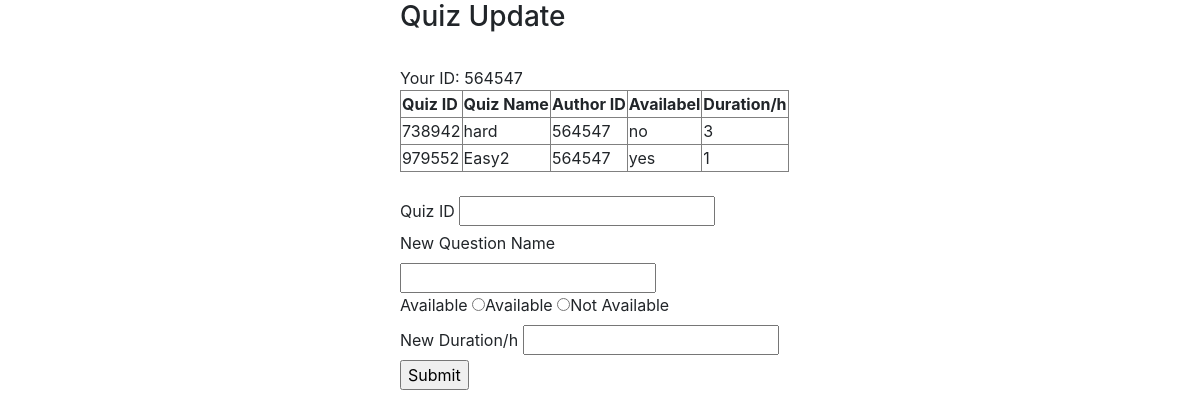
/php/update_quiz.php?username=mohan, run on the app's committed database.
### tables this page shows
CREATE TABLE `Author` (
  `Author_ID` int NOT NULL,
  `Author_name` varchar(30) NOT NULL,
  `Username` varchar(15) NOT NULL,
  PRIMARY KEY (`Author_ID`,`Username`),
  UNIQUE KEY `Author_ID` (`Author_ID`,`Username`),
  KEY `Username` (`Username`)
);

CREATE TABLE `Quiz` (
  `Quiz_ID` int NOT NULL,
  `Quiz_name` varchar(20) DEFAULT NULL,
  `Author_ID` int NOT NULL,
  `Quiz_Available` varchar(20) NOT NULL,
  `Quiz_Duration` varchar(20) DEFAULT NULL,
  PRIMARY KEY (`Quiz_ID`),
  UNIQUE KEY `Quiz_ID` (`Quiz_ID`),
  KEY `Author_ID` (`Author_ID`),
  CONSTRAINT `Quiz_ibfk_1` FOREIGN KEY (`Author_ID`) REFERENCES `Author` (`Author_ID`)
);

### php/update_quiz.php (the view, shortened to what this page needs)
<!DOCTYPE html>
<html lang="en">
<head>
    <link rel="stylesheet" href="https://stackpath.bootstrapcdn.com/bootstrap/4.4.1/css/bootstrap.min.css">
</head>
<body>
    <div id='wrapper'>
        <h3>Quiz Update</h3>
        <?php
            $authorid = getAuthorID($_GET['username']);
            echo "<br>";
            if (empty($_POST)) {
                showQuizForAuthor($authorid);
                echo updateInfo();
            }
            else{
                $update = getUpdate();
                updateToDB($update, $authorid);
                echo "The quiz has been updated!";
                showQuizForAuthor($authorid);
                echo goback($_GET['username']);
            }
        ?>
    </div>
</body>
</html>
<?php
function updateInfo() {
    return '
        <br>
        <form method="POST">
            <label for="quizid">Quiz ID</label>
            <input type="text" name="quizid">
            <br>
            <label for="qn">New Question Name</label>
            <input type="text" name="qn">
            <br>
            <label for="astatus">Available</label>
            <input type="radio" name="astatus" value="yes">Available
            <input type="radio" name="astatus" value="no">Not Available
            <br>
            <label for="duration">New Duration/h</label>
            <input type="text" name="duration">
            <br>
            <input type="submit" value="Submit">
        </form>';
}
function getAuthorID($username) {
    $sql = "SELECT Author_ID FROM Author
	WHERE Username = :username";
    $pdo = new pdo('mysql:host=localhost;dbname=m33394mr', 'root', 'root');
	$pdo->setAttribute(PDO::ATTR_ERRMODE, PDO::ERRMODE_WARNING);
	$stmt = $pdo->prepare($sql);
	$stmt->execute([
	'username' => $username
	]);
    $stmt->setFetchMode(PDO::FETCH_ASSOC);
    while ($row = $stmt->fetch()) {
        echo "<br>Your ID: " . $row['Author_ID'];
        return $row['Author_ID'];
    }
}
function getAuthorQuiz($authorid) {
    $sql = "SELECT Quiz_ID, Quiz_name, Author_ID, Quiz_Available, Quiz_Duration FROM Quiz
    WHERE Author_ID = :authorid";
    $pdo = new pdo('mysql:host=localhost;dbname=m33394mr', 'root', 'root');
	$pdo->setAttribute(PDO::ATTR_ERRMODE, PDO::ERRMODE_WARNING);
	$stmt = $pdo->prepare($sql);
	$stmt->execute([
	'authorid' => $authorid
	]);
    $stmt->setFetchMode(PDO::FETCH_ASSOC);
    $quiz = array();
    while ($row = $stmt->fetch()) {
        $quizid = $row['Quiz_ID'];
        $quiz[$quizid] = $row;
    }
    return $quiz;
}
function showQuizForAuthor($authorid) {
    $quiz = getAuthorQuiz($authorid);
    echo "<table border='1'>
            <tr>
                <th>Quiz ID</th><th>Quiz Name</th><th>Author ID</th><th>Availabel</th><th>Duration/h</th>
            </tr>";
    foreach ($quiz as $row) {
        $qid = $row['Quiz_ID'];
        $qn = $row['Quiz_name'];
        $aid = $row['Author_ID'];
        $qa = $row['Quiz_Available'];
        $qd = $row['Quiz_Duration'];
        echo "<tr>
                <td>$qid</td><td>$qn</td><td>$aid</td><td>$qa</td><td>$qd</td>
            <tr>";
    }
    echo "</table>";
}
?>

### php/update_quiz.php (style rules this page uses)
#wrapper { margin: auto; width: 25em; }

### data on the page
author: Author_ID "564547"
quiz: Quiz_ID "738942", Quiz_name "hard", Author_ID "564547", Quiz_Available "no", Quiz_Duration "3"
quiz: Quiz_ID "979552", Quiz_name "Easy2", Author_ID "564547", Quiz_Available "yes", Quiz_Duration "1"
